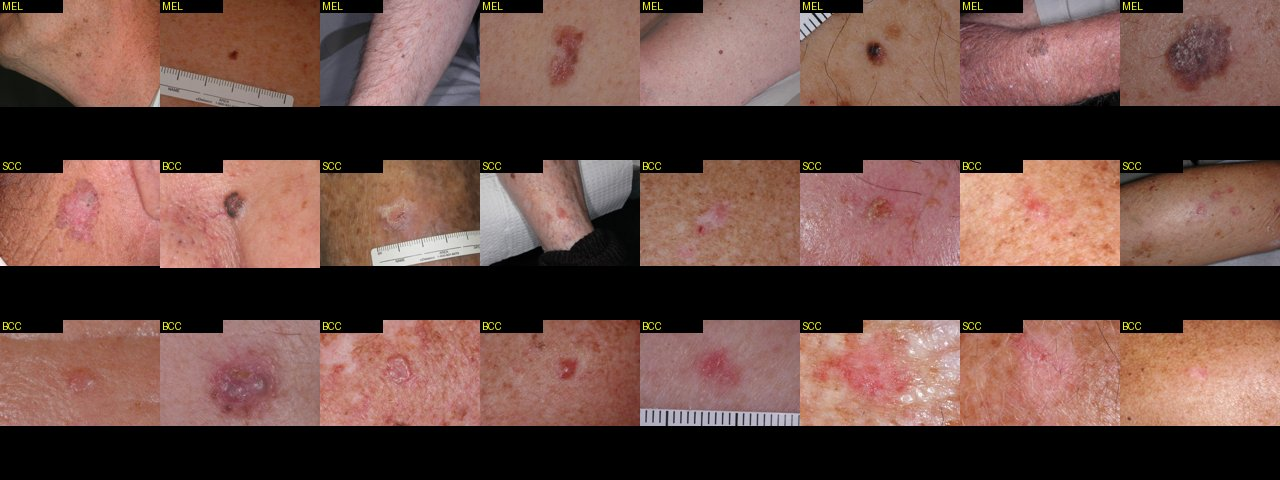
#> input picture data/processed/qualidade/amostras_Anonymous.jpg, 1280 x 480 px, found by its file name
$ python -i avaliar_qualidade.py   (imports and definitions only)
#> lines starting #> are read from the running program, lines starting #| are printed output that depends on the picture
# /// script
# requires-python = ">=3.12"
# dependencies = ["pandas", "pillow", "numpy"]
# ///
"""Avalia a qualidade das imagens já preparadas (data/processed/manifesto.csv).

Uso:  uv run scripts/avaliar_qualidade.py [base ...]      (sem argumentos: todas as bases do manifesto)

Para cada imagem mede nitidez (variância do laplaciano), brilho médio, fração de
pixels estourados/escuros e um hash perceptual para achar quase-duplicatas.
Gera em data/processed/qualidade/:
  qualidade_por_imagem.csv   medidas de cada imagem
  qualidade_por_fonte.csv    resumo por fonte (resolução, nitidez, duplicatas, confirmação do rótulo…)
  amostras_<fonte>.jpg       mosaico com 24 imagens aleatórias da fonte (melanomas na linha de cima)
"""

import sys
from concurrent.futures import ProcessPoolExecutor
from pathlib import Path

import numpy as np
import pandas as pd
from PIL import Image, ImageDraw, ImageFilter

RAIZ = Path(__file__).resolve().parent.parent
PROC = RAIZ / "data" / "processed"
SAIDA = PROC / "qualidade"


def medir(arquivo):
    try:
        im = Image.open(PROC / arquivo).convert("RGB")
#> im is the input picture: PIL image 1280x480 RGB; mean R, G, B 102.8, 73.7, 66.5
        cinza = im.convert("L")
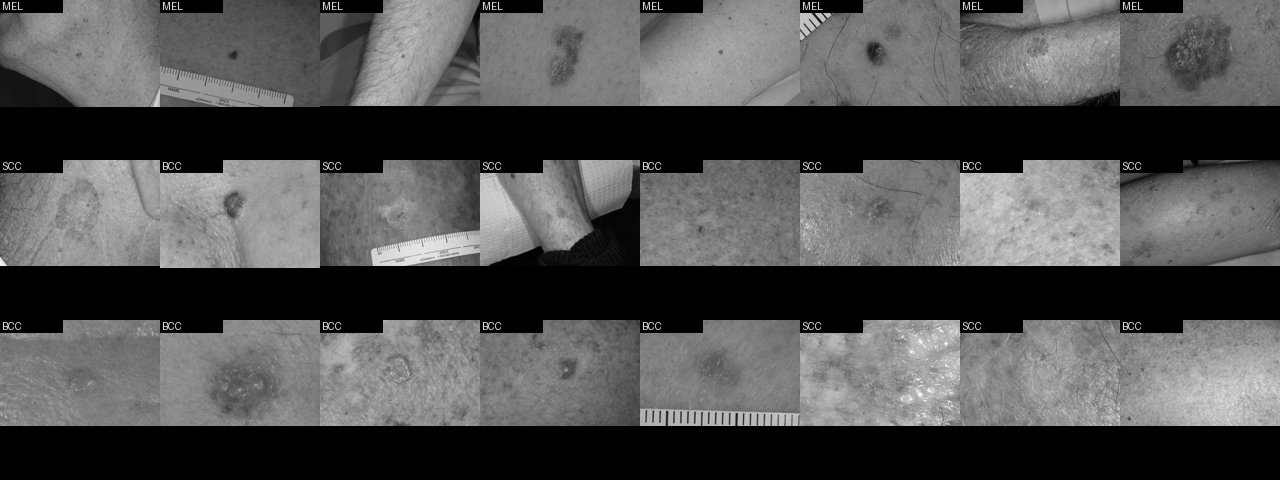
#> cinza: PIL image 1280x480 L; min 0, max 253, mean 81.5
        lap = np.asarray(cinza.filter(ImageFilter.Kernel((3, 3), [0, 1, 0, 1, -4, 1, 0, 1, 0], scale=1)), dtype=np.float32)
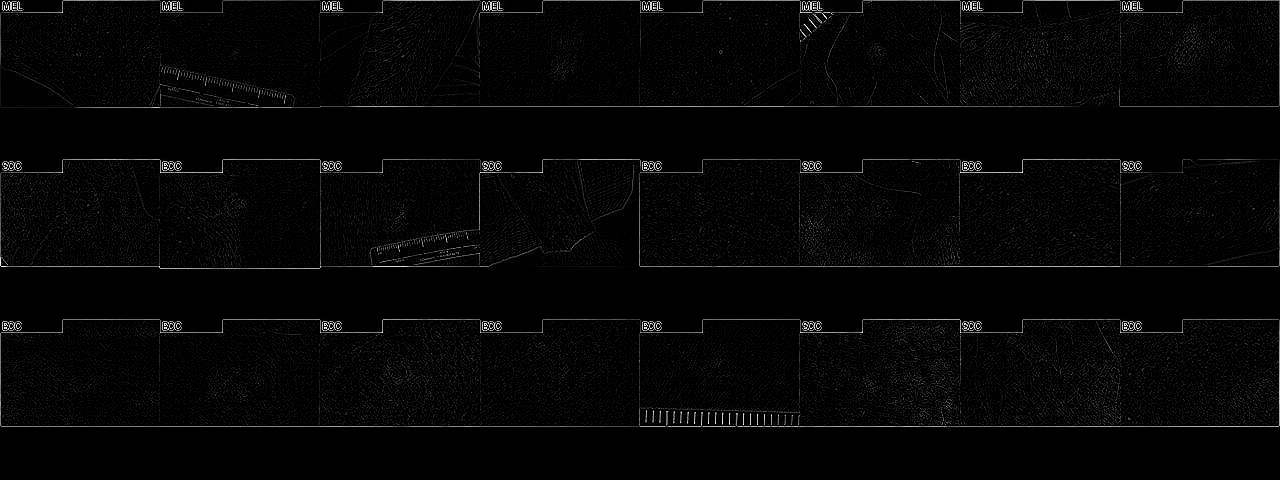
#> lap: shape (480, 1280) float32; min 0, max 255, mean 5.7
        g = np.asarray(cinza, dtype=np.float32)
        rgb = np.asarray(im, dtype=np.float32)
        # dHash 8x8: compara pixels vizinhos de uma miniatura 9x8 em tons de cinza
        mini = np.asarray(cinza.resize((9, 8), Image.LANCZOS), dtype=np.int16)
        bits = (mini[:, 1:] > mini[:, :-1]).flatten()
        dhash = "".join("1" if b else "0" for b in bits)
        return {
            "arquivo": arquivo,
            "nitidez": float(lap.var()),
            "brilho": float(g.mean()),
            "frac_estourada": float((g > 245).mean()),
            "frac_escura": float((g < 15).mean()),
            "saturacao": float((rgb.max(axis=2) - rgb.min(axis=2)).mean()),
            "dhash": dhash,
            "erro": "",
        }
    except Exception as erro:
        return {"arquivo": arquivo, "erro": repr(erro)}


# [59 lines left out: functions mosaico, main, not called in this run]


# [2 lines not run here, left out]

>>> result = medir('../data/processed/qualidade/amostras_Anonymous.jpg')
#> result = 8 items
